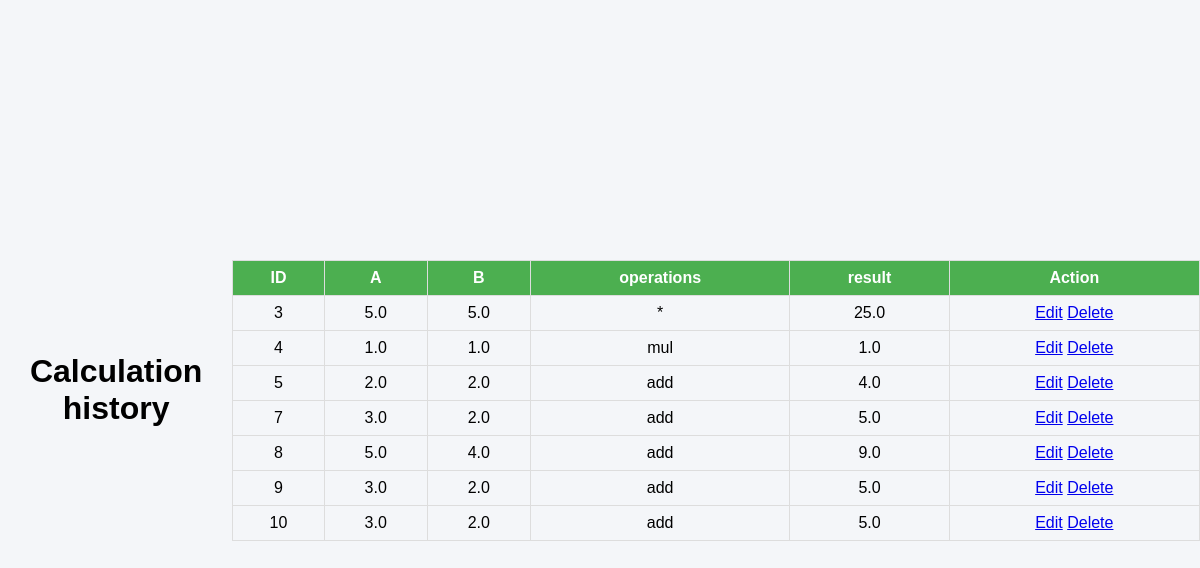
Page /history on the earlier database version.
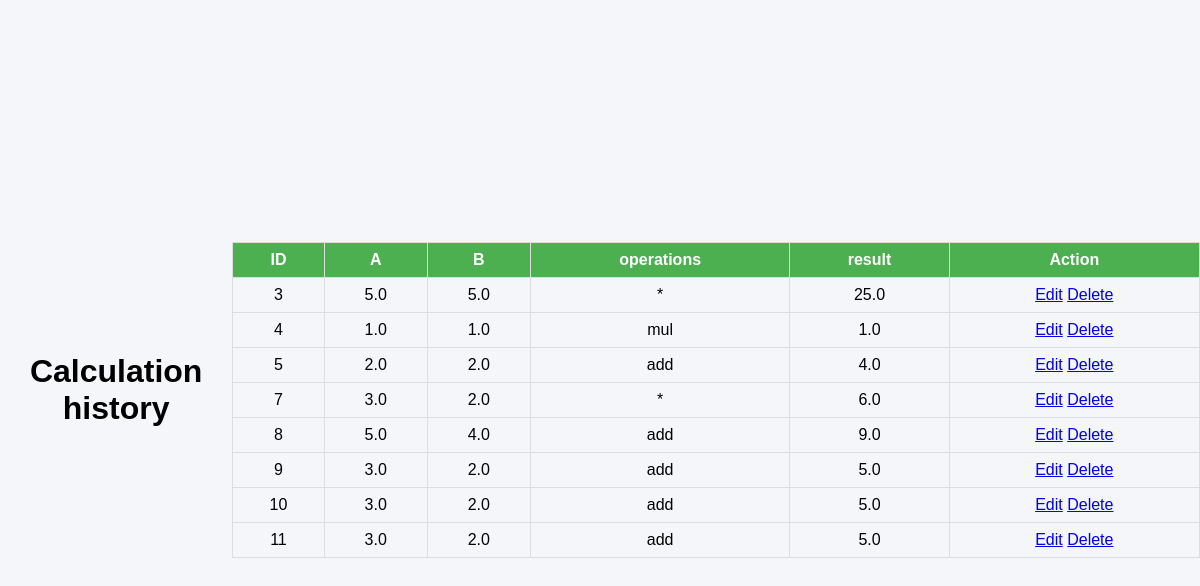
Same page on the later database version.
### tables this page shows
CREATE TABLE records2(id INTEGER PRIMARY KEY AUTOINCREMENT,A REAL , B REAL ,operations TEXT, result REAL, user_id INTEGER);

### app1.py (the view)
@app.route("/history")
def history():
    conn = sqlite3.connect("data.db")
    cursor = conn.cursor()
    cursor.execute("SELECT * FROM records2")
    records2 = cursor.fetchall()
    conn.close()
    return render_template("history.html" , records2 = records2 )

### templates/history.html (shortened to what this page needs)
<!DOCTYPE html>
<html lang="en">
<head>
    <link rel="stylesheet" href="{{url_for('static',filename='style.css')}}"
</head>
</head>
<body>
    <h1>Calculation history</h1>
    <table border="1">
        <tr>
            <th>ID</th>
            <th>A</th>
            <th>B</th>
            <th>operations</th>
            <th>result</th>
            <th>Action</th>
        </tr>
        {% for row in records2 %}
        <tr>
            <td>{{row[0]}}</td>
            <td>{{row[1]}}</td>
            <td>{{row[2]}}</td>
            <td>{{row[3]}}</td>
            <td>{{row[4]}}</td>
            <td>
                <a href = "/edit/{{row[0]}}">Edit</a>
                <a href="{{ url_for('delete', id=row[0]) }}">Delete</a>
            </td>
        </tr>
        {% endfor %}
    </table>
</body>
</html>

### static/style.css (style rules this page uses)
* { margin: 0; padding: 0; box-sizing: border-box; font-family: Arial, sans-serif; }
body { background: #f4f6f9; display: flex; justify-content: center; align-items: center; min-height: 100vh; }
h1 { text-align: center; margin-bottom: 20px; }
table { width: 100%; border-collapse: collapse; }
th, td { padding: 8px; border: 1px solid #ddd; text-align: center; }
th { background: #4CAF50; color: white; }

Differences in the rows shown:
changed records2 id 7: operations "add" → "*"; result "5.0" → "6.0"
added records2: id "11", A "3.0", B "2.0", operations "add", result "5.0"
